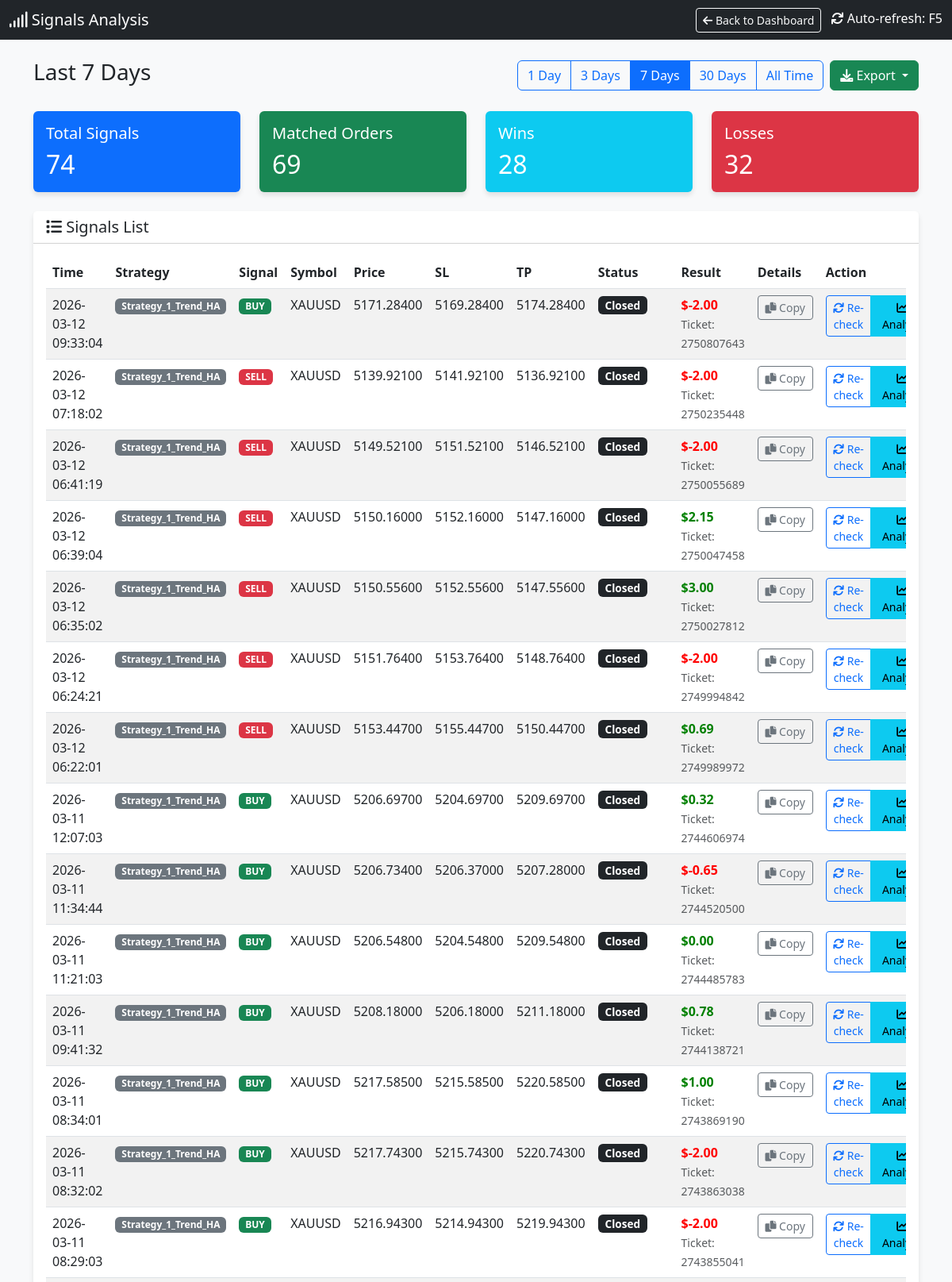
The app's page /signals (upper part) with its own data.
### tables this page shows
CREATE TABLE signals (
                id INTEGER PRIMARY KEY AUTOINCREMENT,
                timestamp DATETIME DEFAULT CURRENT_TIMESTAMP,
                strategy_name TEXT,
                symbol TEXT,
                signal_type TEXT,
                price REAL,
                sl REAL,
                tp REAL,
                indicators TEXT,
                status TEXT,
                account_id INTEGER DEFAULT 0
            );

CREATE TABLE orders (
                ticket INTEGER PRIMARY KEY,
                strategy_name TEXT,
                symbol TEXT,
                order_type TEXT,
                volume REAL,
                open_price REAL,
                sl REAL,
                tp REAL,
                open_time DATETIME,
                close_price REAL,
                profit REAL,
                comment TEXT,
                account_id INTEGER DEFAULT 0
            );

### dashboard.py (the view)
@app.route('/signals')
def signals_page():
    cur = get_db().cursor()
    days_param = request.args.get('days', '7')  # Default 7 days
    if days_param == "all":
        days = 36500
        filter_label = "All Time"
    else:
        try:
            days = int(days_param)
            filter_label = f"Last {days} Days"
        except:
            days = 7
            filter_label = "Last 7 Days"
    cutoff_date = datetime.now() - timedelta(days=days)
    cutoff_str = cutoff_date.strftime("%Y-%m-%d %H:%M:%S")
    cur.execute("SELECT * FROM signals WHERE timestamp >= ? ORDER BY timestamp DESC", (cutoff_str,))
    signals = cur.fetchall()
    signals_with_status = []
    for sig in signals:
        signal_dict = dict(sig)
        try:
            sig_timestamp = sig['timestamp']
            if isinstance(sig_timestamp, str):
                try:
                    sig_time = datetime.strptime(sig_timestamp, '%Y-%m-%d %H:%M:%S')
                except:
                    try:
                        sig_time = datetime.strptime(sig_timestamp, '%Y-%m-%d %H:%M:%S.%f')
                    except:
                        sig_time = datetime.fromisoformat(sig_timestamp.replace('Z', '+00:00'))
            else:
                sig_time = datetime.fromtimestamp(sig_timestamp)
            time_lower = (sig_time - timedelta(seconds=30)).strftime('%Y-%m-%d %H:%M:%S')
            time_upper = (sig_time + timedelta(seconds=30)).strftime('%Y-%m-%d %H:%M:%S')
        except Exception as e:
            time_lower = None
            time_upper = None
        matching_order = None
        if time_lower and time_upper:
            try:
                cur.execute("""
                    SELECT * FROM orders
                    WHERE strategy_name = ?
                    AND symbol = ?
                    AND order_type = ?
                    AND open_time BETWEEN ? AND ?
                    ORDER BY ABS(open_price - ?) ASC
                    LIMIT 1
                """, (sig['strategy_name'], sig['symbol'], sig['signal_type'], time_lower, time_upper, sig['price']))
                matching_order = cur.fetchone()
            except Exception as e:
                pass
        if matching_order:
            signal_dict['order_ticket'] = matching_order['ticket']
            signal_dict['order_profit'] = matching_order['profit']
            signal_dict['order_status'] = 'closed' if matching_order['profit'] is not None else 'open'
            signal_dict['has_order'] = True
        else:
            signal_dict['order_ticket'] = None
            signal_dict['order_profit'] = None
            signal_dict['order_status'] = 'not_found'
            signal_dict['has_order'] = False
        signals_with_status.append(signal_dict)
    total_signals = len(signals_with_status)
    matched_orders = len([s for s in signals_with_status if s['has_order']])
    wins = len([s for s in signals_with_status if s['has_order'] and s['order_profit'] is not None and s['order_profit'] > 0])
    losses = len([s for s in signals_with_status if s['has_order'] and s['order_profit'] is not None and s['order_profit'] < 0])
    cur.execute("SELECT DISTINCT strategy_name FROM orders ORDER BY strategy_name")
    strategies = [row['strategy_name'] for row in cur.fetchall()]
    return render_template('signals.html',
                         signals=signals_with_status,
                         total_signals=total_signals,
                         matched_orders=matched_orders,
                         wins=wins,
                         losses=losses,
                         current_filter=days_param,
                         filter_label=filter_label,
                         strategies=strategies)

### dashboard.py (called while the page is built)
def get_db():
    db = getattr(g, '_database', None)
    if db is None:
        db = g._database = sqlite3.connect(DB_PATH)
        db.row_factory = sqlite3.Row
    return db

@app.teardown_appcontext
def close_connection(exception):
    db = getattr(g, '_database', None)
    if db is not None:
        db.close()

def format_vn_time(value):
    if not value:
        return ""
    try:
        if isinstance(value, str):
            try:
                dt = datetime.strptime(value, "%Y-%m-%d %H:%M:%S")
            except ValueError:
                try:
                    dt = datetime.strptime(value, "%Y-%m-%d %H:%M:%S.%f")
                except ValueError:
                    dt = datetime.strptime(value, "%Y-%m-%d %H:%M")
        else:
            dt = value
        vn_time = dt + timedelta(hours=7)
        res = vn_time.strftime("%Y-%m-%d %H:%M:%S")
        return res
    except Exception as e:
        print(f"DEBUG: Error parsing '{value}': {e}")
        return value # Return original on error

### templates/signals.html (shortened to what this page needs)
<!DOCTYPE html>
<html lang="en">
<head>
    <link href="https://cdn.jsdelivr.net/npm/bootstrap@5.3.0/dist/css/bootstrap.min.css" rel="stylesheet">
    <link href="https://cdnjs.cloudflare.com/ajax/libs/font-awesome/6.0.0/css/all.min.css" rel="stylesheet">
</head>
<body>
    <nav class="navbar navbar-dark bg-dark mb-4">
        <div class="container-fluid">
            <span class="navbar-brand mb-0 h1"><i class="fas fa-signal"></i> Signals Analysis</span>
            <div>
                <a href="/" class="btn btn-outline-light btn-sm me-2">
                    <i class="fas fa-arrow-left"></i> Back to Dashboard
                </a>
                <span class="text-white"><i class="fas fa-sync"></i> Auto-refresh: F5</span>
            </div>
        </div>
    </nav>
    <div class="container mb-4">
        <div class="d-flex justify-content-between align-items-center">
            <h3>{{ filter_label }}</h3>
            <div class="d-flex gap-2">
                <div class="btn-group" role="group">
                    <a href="/signals?days=1" class="btn btn-outline-primary {% if current_filter == '1' %}active{% endif %}">1 Day</a>
                    <a href="/signals?days=3" class="btn btn-outline-primary {% if current_filter == '3' %}active{% endif %}">3 Days</a>
                    <a href="/signals?days=7" class="btn btn-outline-primary {% if current_filter == '7' %}active{% endif %}">7 Days</a>
                    <a href="/signals?days=30" class="btn btn-outline-primary {% if current_filter == '30' %}active{% endif %}">30 Days</a>
                    <a href="/signals?days=all" class="btn btn-outline-primary {% if current_filter == 'all' %}active{% endif %}">All Time</a>
                </div>
                <div class="btn-group" role="group">
                    <button type="button" class="btn btn-success dropdown-toggle" data-bs-toggle="dropdown" aria-expanded="false" title="Export to CSV">
                        <i class="fas fa-download"></i> Export
                    </button>
                </div>
            </div>
        </div>
    </div>
    <div class="container">
        <div class="row mb-4">
            <div class="col-md-3">
                <div class="card bg-primary text-white">
                    <div class="card-body">
                        <h5 class="card-title">Total Signals</h5>
                        <h2 class="card-text">{{ total_signals }}</h2>
                    </div>
                </div>
            </div>
            <div class="col-md-3">
                <div class="card bg-success text-white">
                    <div class="card-body">
                        <h5 class="card-title">Matched Orders</h5>
                        <h2 class="card-text">{{ matched_orders }}</h2>
                    </div>
                </div>
            </div>
            <div class="col-md-3">
                <div class="card bg-info text-white">
                    <div class="card-body">
                        <h5 class="card-title">Wins</h5>
                        <h2 class="card-text">{{ wins }}</h2>
                    </div>
                </div>
            </div>
            <div class="col-md-3">
                <div class="card bg-danger text-white">
                    <div class="card-body">
                        <h5 class="card-title">Losses</h5>
                        <h2 class="card-text">{{ losses }}</h2>
                    </div>
                </div>
            </div>
        </div>
        <div class="card">
            <div class="card-header bg-white">
                <h5 class="mb-0"><i class="fas fa-list"></i> Signals List</h5>
            </div>
            <div class="card-body">
                <div class="table-responsive">
                    <table class="table table-hover table-striped">
                        <thead>
                            <tr>
                                <th>Time</th>
                                <th>Strategy</th>
                                <th>Signal</th>
                                <th>Symbol</th>
                                <th>Price</th>
                                <th>SL</th>
                                <th>TP</th>
                                <th>Status</th>
                                <th>Result</th>
                                <th>Details</th>
                                <th>Action</th>
                            </tr>
                        </thead>
                        <tbody>
                            {% for sig in signals %}
                            <tr class="signal-row" id="signal-row-{{ sig.id }}">
                                <td>{{ sig.timestamp | to_vn_time }}</td>
                                <td><span class="badge bg-secondary">{{ sig.strategy_name }}</span></td>
                                <td>
                                    {% if sig.signal_type == 'BUY' %}
                                    <span class="badge badge-buy">BUY</span>
                                    {% else %}
                                    <span class="badge badge-sell">SELL</span>
                                    {% endif %}
                                </td>
                                <td>{{ sig.symbol }}</td>
                                <td>{{ "%.5f"|format(sig.price) }}</td>
                                <td>{{ "%.5f"|format(sig.sl) if sig.sl else '-' }}</td>
                                <td>{{ "%.5f"|format(sig.tp) if sig.tp else '-' }}</td>
                                <td id="status-{{ sig.id }}">
                                    {% if sig.has_order %}
                                        {% if sig.order_status == 'closed' %}
                                            <span class="badge bg-dark status-badge">Closed</span>
                                        {% else %}
                                            <span class="badge bg-warning status-badge">Open</span>
                                        {% endif %}
                                    {% else %}
                                        <span class="badge bg-secondary status-badge">Not Found</span>
                                    {% endif %}
                                </td>
                                <td id="result-{{ sig.id }}">
                                    {% if sig.has_order and sig.order_profit is not none %}
                                        <span class="{% if sig.order_profit >= 0 %}profit-pos{% else %}profit-neg{% endif %}">
                                            ${{ "%.2f"|format(sig.order_profit) }}
                                        </span>
                                        <br>
                                        <small class="text-muted">Ticket: {{ sig.order_ticket }}</small>
                                    {% elif sig.has_order %}
                                        <span class="text-muted">Running...</span>
                                    {% else %}
                                        <span class="text-muted">-</span>
                                    {% endif %}
                                </td>
                                <td id="details-{{ sig.id }}">
                                    <button class="btn btn-sm btn-outline-secondary copy-details-btn"
                                            data-signal-id="{{ sig.id }}"
                                            data-signal-data='{{ sig|tojson }}'
                                            title="Copy signal details">
                                        <i class="fas fa-copy"></i> Copy
                                    </button>
                                </td>
                                <td id="action-{{ sig.id }}">
                                    <div class="btn-group" role="group">
                                        {% if not sig.has_order %}
                                            <button class="btn btn-sm btn-primary check-mt5-btn" data-signal-id="{{ sig.id }}">
                                                <i class="fas fa-search"></i> Check MT5
                                            </button>
                                        {% else %}
                                            <button class="btn btn-sm btn-outline-primary check-mt5-btn" data-signal-id="{{ sig.id }}">
                                                <i class="fas fa-sync"></i> Re-check
                                            </button>
                                        {% endif %}
                                        <button class="btn btn-sm btn-info analyze-signal-btn" data-signal-id="{{ sig.id }}" title="Analyze signal">
                                            <i class="fas fa-chart-line"></i> Analyze
                                        </button>
                                    </div>
                                </td>
                            </tr>
                            {% endfor %}
                        </tbody>
                    </table>
                </div>
            </div>
        </div>
    </div>
</body>
</html>

### templates/signals.html (style rules this page uses)
body { background-color: #f8f9fa; }
.card { box-shadow: 0 4px 6px rgba(0, 0, 0, 0.1); border: none; }
.profit-pos { color: green; font-weight: bold; }
.profit-neg { color: red; font-weight: bold; }
.badge-buy { background-color: #198754; }
.badge-sell { background-color: #dc3545; }
.status-badge { font-size: 0.85em; padding: 0.35em 0.65em; }
.signal-row { transition: background-color 0.2s; }
.copy-details-btn { min-width: 70px; }
.analyze-signal-btn { min-width: 80px; }

### records on screen
signals: timestamp|to_vn_time "2026-03-12 09:33:04", strategy_name "Strategy_1_Trend_HA", symbol "XAUUSD", price "5171.28400", sl "5169.28400", tp "5174.28400"
orders: order_profit "-2.00", order_ticket "2750807643"
signals: timestamp|to_vn_time "2026-03-12 07:18:02", strategy_name "Strategy_1_Trend_HA", symbol "XAUUSD", price "5139.92100", sl "5141.92100", tp "5136.92100"
orders: order_profit "-2.00", order_ticket "2750235448"
signals: timestamp|to_vn_time "2026-03-12 06:41:19", strategy_name "Strategy_1_Trend_HA", symbol "XAUUSD", price "5149.52100", sl "5151.52100", tp "5146.52100"
orders: order_profit "-2.00", order_ticket "2750055689"
signals: timestamp|to_vn_time "2026-03-12 06:39:04", strategy_name "Strategy_1_Trend_HA", symbol "XAUUSD", price "5150.16000", sl "5152.16000", tp "5147.16000"
orders: order_profit "2.15", order_ticket "2750047458"
signals: timestamp|to_vn_time "2026-03-12 06:35:02", strategy_name "Strategy_1_Trend_HA", symbol "XAUUSD", price "5150.55600", sl "5152.55600", tp "5147.55600"
orders: order_profit "3.00", order_ticket "2750027812"
signals: timestamp|to_vn_time "2026-03-12 06:24:21", strategy_name "Strategy_1_Trend_HA", symbol "XAUUSD", price "5151.76400", sl "5153.76400", tp "5148.76400"
orders: order_profit "-2.00", order_ticket "2749994842"
signals: timestamp|to_vn_time "2026-03-12 06:22:01", strategy_name "Strategy_1_Trend_HA", symbol "XAUUSD", price "5153.44700", sl "5155.44700", tp "5150.44700"
orders: order_profit "0.69", order_ticket "2749989972"
signals: timestamp|to_vn_time "2026-03-11 12:07:03", strategy_name "Strategy_1_Trend_HA", symbol "XAUUSD", price "5206.69700", sl "5204.69700", tp "5209.69700"
orders: order_profit "0.32", order_ticket "2744606974"
signals: timestamp|to_vn_time "2026-03-11 11:34:44", strategy_name "Strategy_1_Trend_HA", symbol "XAUUSD", price "5206.73400", sl "5206.37000", tp "5207.28000"
orders: order_profit "-0.65", order_ticket "2744520500"
signals: timestamp|to_vn_time "2026-03-11 11:21:03", strategy_name "Strategy_1_Trend_HA", symbol "XAUUSD", price "5206.54800", sl "5204.54800", tp "5209.54800"
orders: order_profit "0.00", order_ticket "2744485783"
signals: timestamp|to_vn_time "2026-03-11 09:41:32", strategy_name "Strategy_1_Trend_HA", symbol "XAUUSD", price "5208.18000", sl "5206.18000", tp "5211.18000"
orders: order_profit "0.78", order_ticket "2744138721"
signals: timestamp|to_vn_time "2026-03-11 08:34:01", strategy_name "Strategy_1_Trend_HA", symbol "XAUUSD", price "5217.58500", sl "5215.58500", tp "5220.58500"
orders: order_profit "1.00", order_ticket "2743869190"
signals: timestamp|to_vn_time "2026-03-11 08:32:02", strategy_name "Strategy_1_Trend_HA", symbol "XAUUSD", price "5217.74300", sl "5215.74300", tp "5220.74300"
orders: order_profit "-2.00", order_ticket "2743863038"
signals: timestamp|to_vn_time "2026-03-11 08:29:03", strategy_name "Strategy_1_Trend_HA", symbol "XAUUSD", price "5216.94300", sl "5214.94300", tp "5219.94300"
orders: order_profit "-2.00", order_ticket "2743855041"

### other values on screen
{{ filter_label }} "Last 7 Days"
{{ total_signals }} "74"
{{ matched_orders }} "69"
{{ wins }} "28"
{{ losses }} "32"
